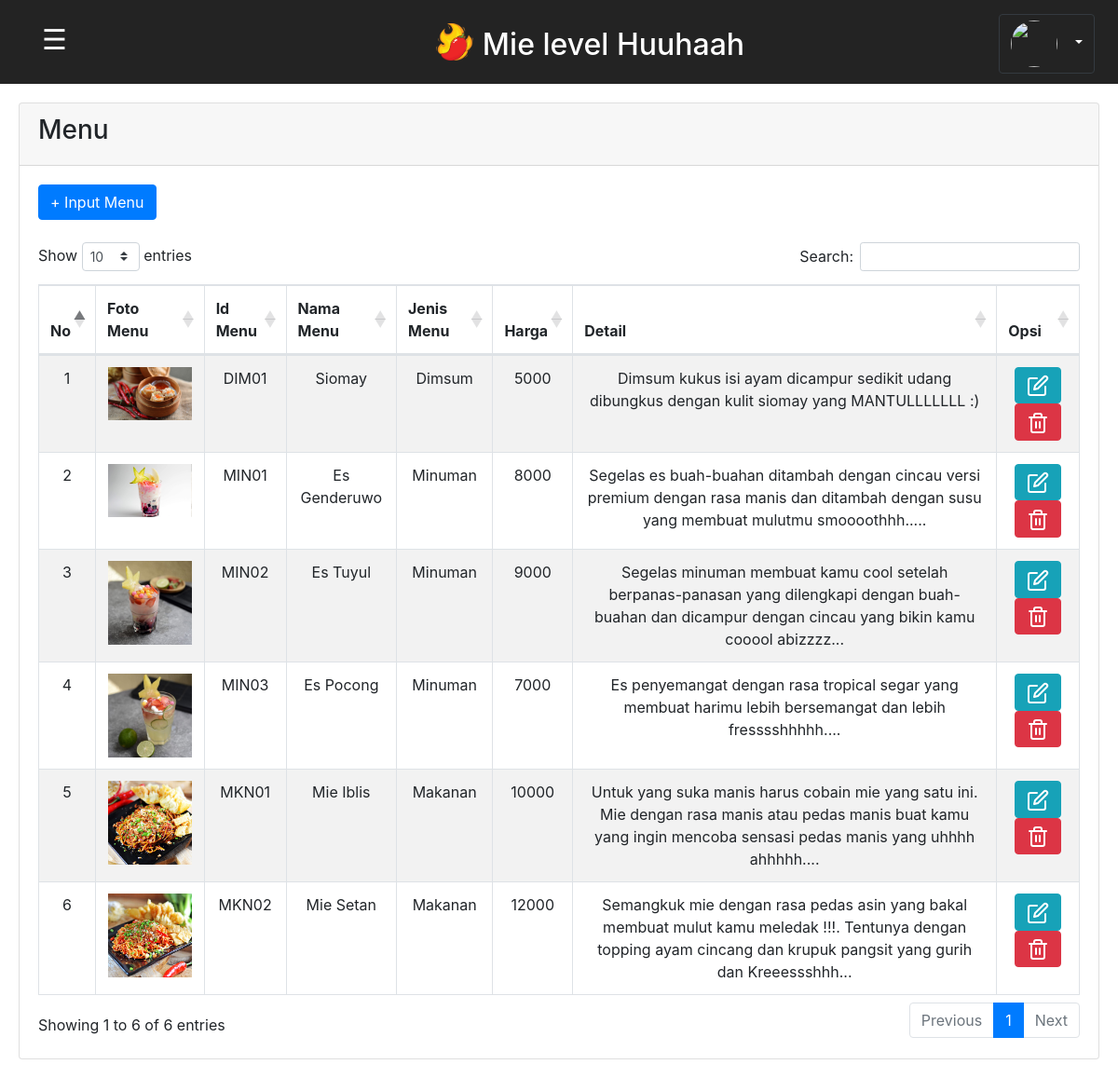
Page /menu.php on the committed database.
### tables this page shows
CREATE TABLE `menu` (
  `id_menu` varchar(10) NOT NULL,
  `nama_menu` varchar(100) DEFAULT NULL,
  `jenis_menu` varchar(20) DEFAULT NULL,
  `harga` int(20) DEFAULT NULL,
  `detail` varchar(200) DEFAULT NULL,
  `foto_menu` varchar(100) NOT NULL
);

### functions.php (called while the page is built, shortened)
<?php
$conn = mysqli_connect("localhost", "root", "", "dbresto");
function query($query){
	global $conn;
	$result = mysqli_query($conn, $query);
	$rows = [];
	while ($row = mysqli_fetch_assoc($result)){
		$rows[] = $row;
	}
	return $rows;
}
?>

### menu.php (the view, shortened to what this page needs)
<?php
require "functions.php";
$menu = query("SELECT * FROM menu");
?>
<!DOCTYPE html>
<html lang="en">
<head>
    <link rel="stylesheet" href="style.css?v=1.0">
    <link rel="stylesheet" type="text/css" href="https://cdnjs.cloudflare.com/ajax/libs/twitter-bootstrap/4.5.2/css/bootstrap.css">
	<link rel="stylesheet" type="text/css" href="https://cdn.datatables.net/1.10.22/css/dataTables.bootstrap4.min.css">
</head>
<body>
        <div class="judul sticky-top">
            <button class="openbtn" onclick="openNav()">&#9776;</button>
            <div class="brand row align-items-center justify-content-center">
                <img src="img/logo.png" class="logo">
                <h2>Mie level Huuhaah</h2>
            </div>
            <div class="account">
                <div class="dropdown">
                        <?php
                            $id = $_SESSION['id_adm'];
                            $hasil = mysqli_query($conn,"SELECT * FROM admin WHERE id_adm = '$id'");
                            $data = mysqli_fetch_assoc($hasil);
                        ?>
                    <button class="btn btn-dark dropdown-toggle" type="button" id="dropdownMenuButton2" data-bs-toggle="dropdown" aria-expanded="true">
                        <img src="photo/<?= $data['gambar_adm'];?>" class="bulat" style="background-size:cover;"><?= $data['nama_adm'];?>
                    </button>
                </div>
            </div>
        </div>
        <div class="content" id="content">
                <div class="card">
		            <div class="card-header">
			            <h3> Menu </h3>
		            </div>
                    <div class="card-body">
                        <a class="btn btn-primary" href="input_menu.php">+ Input Menu</a>
                        <br><br>
                        <table border="1" id="example" class="table table-striped table-bordered" cellspacing="0" width="100%">
                            <thead>
                                <tr align="center">
                                    <th>No</th>
                                    <th>Foto Menu</th>
                                    <th>Id Menu</th>
                                    <th>Nama Menu</th>
                                    <th>Jenis Menu</th>
                                    <th>Harga</th>
                                    <th>Detail</th>
                                    <th>Opsi</th>
                                </tr>
                            </thead>
                            <?php $i=1; ?>
                            <?php foreach ($menu as $row): ?>
                                <tr align="center">
                                    <td><?= $i; ?></td>
                                    <td><img src="photo/<?= $row["foto_menu"];?>" width="90"></td>
                                    <td><?= $row["id_menu"]; ?></td>
                                    <td><?= $row["nama_menu"]; ?></td>
                                    <td><?= $row["jenis_menu"]; ?></td>
                                    <td><?= $row["harga"]; ?></td>
                                    <td><?= $row["detail"]; ?></td>
                                    <td>
                                        <a href="edit_menu.php?id=<?=$row['id_menu']?>" class="link btn btn-info"><span data-feather="edit"></span></a>
                                        <a href="delete_menu.php?id=<?=$row['id_menu']?>" class="link btn btn-danger"> <span data-feather="trash-2"></span></a>
                                    </td>
                                </tr>
                            <?php $i++;?>
                            <?php endforeach ?>
                        </table>
                    </div>
                </div>
        </div>
</body>
</html>

### style.css (style rules this page uses)
body { font-family: 'roboto'; background-color: #ddd; }
.judul { background: #232323; padding: 25px; width: 100%; }
.judul h2 { text-align: center; height: 15px; color: #ffffff; margin-top: -10px; }
.brand img { width: 40px; height: 40px; margin: 0 10px 0 0; }
.openbtn { font-size: 30px; float: left; cursor: pointer; background-color: #232323; color: white; padding: 5px 20px; border: none; text-align: start; margin-top: -10px; }
.account { display: block; float: right; cursor: pointer; color: black; margin-top: -50px; }
.bulat { position: relative; width: 50px; height: 50px; border-radius: 50%; margin: 0 10px 0 0; background-size: cover; }
#dropdownMenuButton2 { background-color: #232323; color: white; }
#content { transition: margin-left .5s; padding: 20px; }

### rows in the picture
menu: foto_menu (picture), id_menu "DIM01", nama_menu "Siomay", jenis_menu "Dimsum", harga "5000", detail "Dimsum kukus isi ayam dicampur sedikit udang dibungkus dengan kulit siomay yang MANTULLLLLLL :)"
menu: foto_menu (picture), id_menu "MIN01", nama_menu "Es Genderuwo", jenis_menu "Minuman", harga "8000", detail "Segelas es buah-buahan ditambah dengan cincau versi premium dengan rasa manis dan ditambah dengan susu yang membuat mulutmu smoooothhh....."
menu: foto_menu (picture), id_menu "MIN02", nama_menu "Es Tuyul", jenis_menu "Minuman", harga "9000", detail "Segelas minuman membuat kamu cool setelah berpanas-panasan yang dilengkapi dengan buah-buahan dan dicampur dengan cincau yang bikin kamu cooool abizzzz..."
menu: foto_menu (picture), id_menu "MIN03", nama_menu "Es Pocong", jenis_menu "Minuman", harga "7000", detail "Es penyemangat dengan rasa tropical segar yang membuat harimu lebih bersemangat dan lebih fresssshhhhh...."
menu: foto_menu (picture), id_menu "MKN01", nama_menu "Mie Iblis", jenis_menu "Makanan", harga "10000", detail "Untuk yang suka manis harus cobain mie yang satu ini. Mie dengan rasa manis atau pedas manis buat kamu yang ingin mencoba sensasi pedas manis yang uhhhh ahhhhh...."
menu: foto_menu (picture), id_menu "MKN02", nama_menu "Mie Setan", jenis_menu "Makanan", harga "12000", detail "Semangkuk mie dengan rasa pedas asin yang bakal membuat mulut kamu meledak !!!. Tentunya dengan topping ayam cincang dan krupuk pangsit yang gurih dan Kreeessshhh..."
